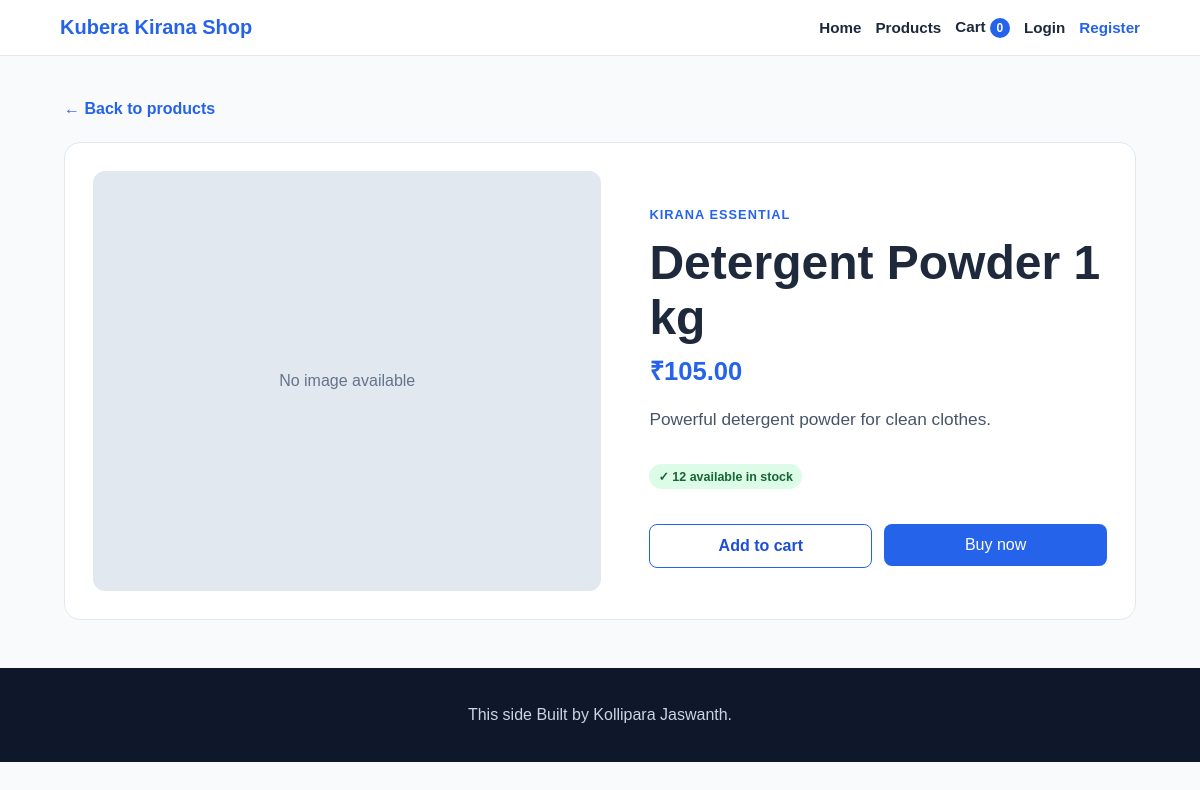
Before: /products/11/ with the older database file.
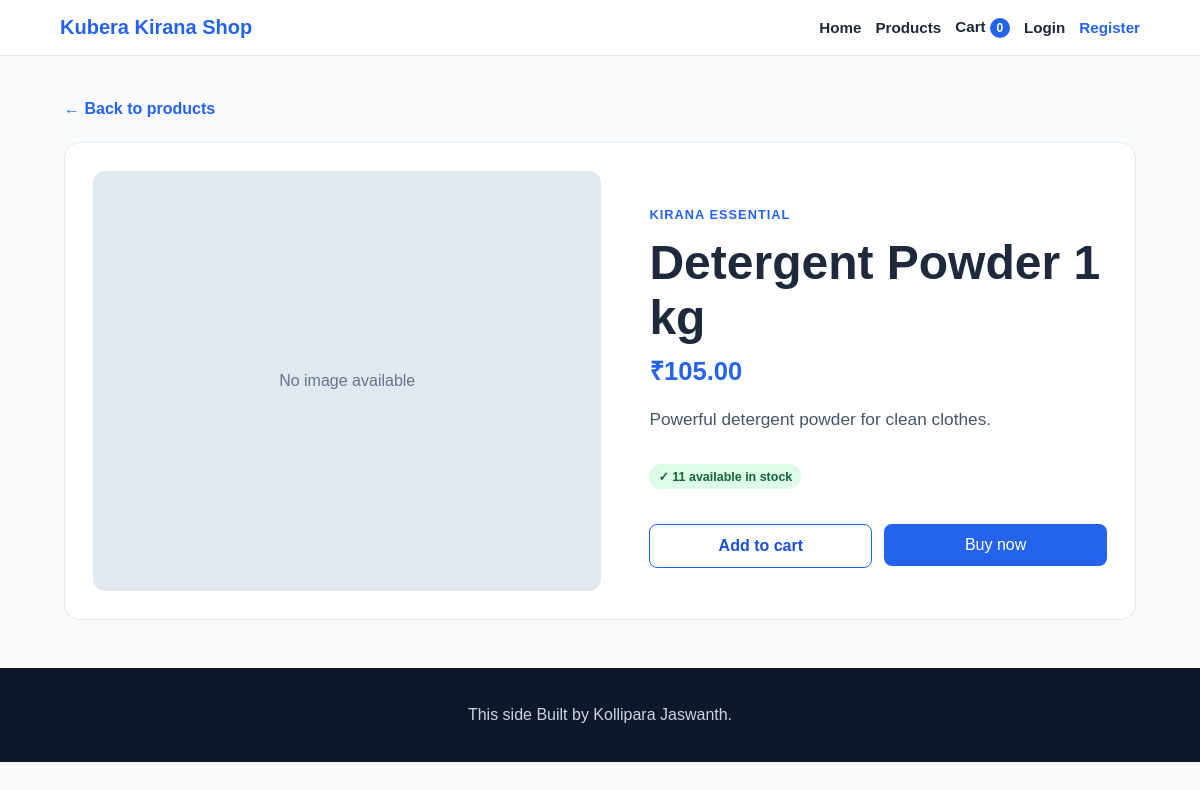
After: the same page with the newer database file.
### store/models.py (models this page shows, shortened)
class Product(models.Model):
    name = models.CharField(max_length=200)
    description = models.TextField()
    price = models.DecimalField(max_digits=10, decimal_places=2)
    image = models.ImageField(upload_to="products/", blank=True, null=True)
    image_url = models.URLField(blank=True)
    stock = models.PositiveIntegerField(default=0)
    created_at = models.DateTimeField(auto_now_add=True)
    class Meta:
        ordering = ["-created_at"]

### store/views.py (the view)
# urls.py: path('products/<int:product_id>/', views.product_detail, name='product_detail'),
def product_detail(request, product_id):
    product = get_object_or_404(Product, id=product_id)
    return render(request, 'store/product_detail.html', {'product': product})

### store/cart.py (called while the page is built)
def get_cart(session):
    return session.get('cart', {})

def cart_count(session):
    return sum(get_cart(session).values())

### store/context_processors.py (called while the page is built)
def cart_data(request):
    return {'cart_count': cart_count(request.session)}

### store/templates/store/product_detail.html (shortened to what this page needs)
{% extends 'store/base.html' %}
{% block content %}
<main class="product-detail-page">
    <a class="back-link" href="{% url 'store:home' %}#products">← Back to products</a>
    <section class="product-detail">
        <div class="detail-image">
            {% if product.image_url %}
                <img src="{{ product.image_url }}" alt="{{ product.name }}">
            {% else %}
                <div class="image-placeholder">No image available</div>
            {% endif %}
        </div>
        <div class="detail-content">
            <p class="eyebrow">KIRANA ESSENTIAL</p>
            <h1>{{ product.name }}</h1>
            <p class="detail-price">₹{{ product.price }}</p>
            <p class="detail-description">{{ product.description }}</p>
            {% if product.stock > 0 %}
                <p class="availability in-stock">✓ {{ product.stock }} available in stock</p>
                <div class="purchase-actions">
                    <form method="post" action="{% url 'store:add_to_cart' product.id %}">
                        <button class="secondary-button" type="submit">Add to cart</button>
                    </form>
                    <form method="post" action="{% url 'store:buy_now' product.id %}">
                        <button class="primary-button buy-now" type="submit">Buy now</button>
                    </form>
                </div>
            {% else %}
                <p class="availability out-of-stock">This product is currently out of stock.</p>
            {% endif %}
        </div>
    </section>
</main>
{% endblock %}

### store/templates/store/base.html (shortened to what this page needs)
{% load static %}
<!DOCTYPE html>
<html lang="en">
<head>
    <link rel="stylesheet" href="{% static 'store/css/style.css' %}">
</head>
<body>
    <header class="site-header">
        <a class="brand" href="{% url 'store:home' %}">Kubera Kirana Shop</a>
        <nav class="navigation">
            <a href="{% url 'store:home' %}">Home</a>
            <a href="#products">Products</a>
            <a href="{% url 'store:cart' %}">Cart <span class="cart-count">{{ cart_count }}</span></a>
            {% if user.is_authenticated %}
                <span class="user-name">Hi, {{ user.username }}</span>
                <form class="logout-form" method="post" action="{% url 'store:logout' %}">
                    {% csrf_token %}
                    <button type="submit">Logout</button>
                </form>
            {% else %}
                <a href="{% url 'store:login' %}">Login</a>
                <a class="nav-register" href="{% url 'store:register' %}">Register</a>
            {% endif %}
        </nav>
    </header>
    {% block content %}{% endblock %}
    <footer class="site-footer">
        <p> This side Built by Kollipara Jaswanth.</p>
    </footer>
</body>
</html>

### static/store/css/style.css (style rules this page uses)
:root { font-family: Arial, sans-serif; color: #1e293b; background: #f8fafc; }
* { box-sizing: border-box; }
body { margin: 0; }
a { color: inherit; text-decoration: none; }
.site-header { display: flex; justify-content: space-between; align-items: center; gap: 20px; padding: 16px max(5vw, 24px); background: #fff; border-bottom: 1px solid #e2e8f0; }
.brand { white-space: nowrap; font-size: 1.25rem; font-weight: 800; color: #2563eb; }
nav { display: flex; flex-wrap: wrap; justify-content: flex-end; align-items: center; gap: 14px; font-size: .95rem; font-weight: 600; }
.nav-register { color: #2563eb; }
.cart-count { display: inline-grid; place-items: center; min-width: 20px; height: 20px; padding: 0 5px; border-radius: 10px; background: #2563eb; color: #fff; font-size: .75rem; }
main { max-width: 1120px; margin: 0 auto; padding: 0 24px 48px; }
.eyebrow { color: #2563eb; font-weight: 800; letter-spacing: .08em; font-size: .8rem; }
.primary-button { display: inline-block; margin-top: 14px; padding: 12px 20px; border-radius: 8px; background: #2563eb; color: #fff; font-weight: 700; }
.product-card img, .image-placeholder { width: 100%; height: 185px; object-fit: cover; }
.image-placeholder { display: grid; place-items: center; background: #e2e8f0; color: #64748b; }
.product-detail-page { padding-top: 44px; }
.back-link { display: inline-block; margin-bottom: 24px; color: #2563eb; font-weight: 700; }
.product-detail { display: grid; grid-template-columns: minmax(0, 1fr) minmax(320px, .9fr); gap: 48px; align-items: center; padding: 28px; border: 1px solid #e2e8f0; border-radius: 16px; background: #fff; }
.detail-image img, .detail-image .image-placeholder { width: 100%; height: 420px; border-radius: 12px; object-fit: cover; }
.detail-content h1 { margin: 8px 0; font-size: clamp(2rem, 4vw, 3.2rem); }
.detail-price { margin: 0; color: #2563eb; font-size: 1.6rem; font-weight: 800; }
.detail-description { max-width: 540px; color: #475569; line-height: 1.7; font-size: 1.08rem; }
.availability { display: inline-block; padding: 8px 11px; border-radius: 8px; font-weight: 700; }
.purchase-actions { display: flex; gap: 12px; margin-top: 22px; }
.purchase-actions form { flex: 1; }
.purchase-actions button { width: 100%; margin-top: 0; }
.secondary-button { padding: 12px 20px; border: 1px solid #2563eb; border-radius: 8px; background: #fff; color: #1d4ed8; font: inherit; font-weight: 700; cursor: pointer; }
.buy-now { border: 0; cursor: pointer; font: inherit; }
.in-stock, .out-of-stock { padding: 5px 9px; border-radius: 999px; font-size: .78rem; font-weight: 700; }
.in-stock { color: #166534; background: #dcfce7; }
.site-footer { padding: 22px; text-align: center; background: #0f172a; color: #cbd5e1; }

Changed rows visible on the page:
changed Product "Detergent Powder 1 kg": stock "12" → "11"
